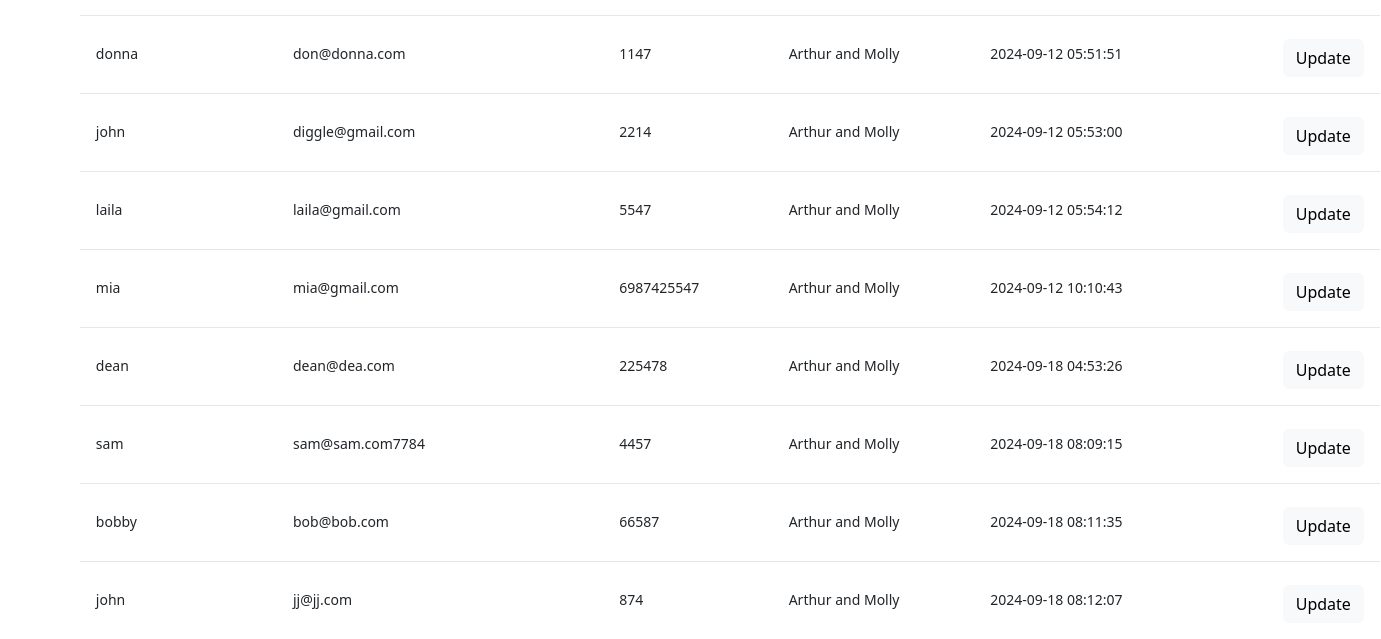
/users (lower part), run on an earlier commit of the app's database.
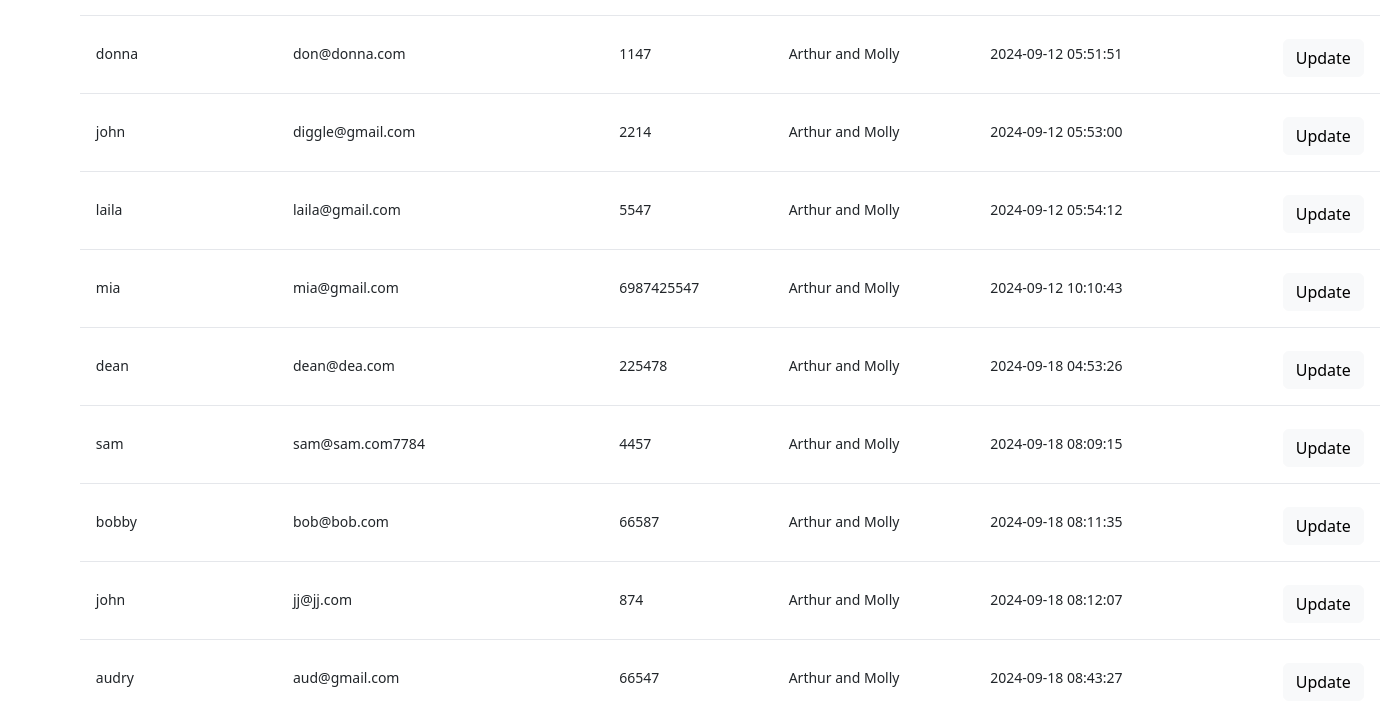
And on a later commit of the database.
### app.py (models this page shows)
class User(db.Model, UserMixin):
    user_id = db.Column(db.Integer, primary_key=True, autoincrement=True)
    email = db.Column(db.String(100),unique=True)
    password_hash = db.Column(db.String(500))
    first_name = db.Column(db.String(100),nullable=False)
    middle_name = db.Column(db.String(100),nullable=False)
    last_name = db.Column(db.String(100))
    contact_no =  db.Column(db.String(100),nullable=False)
    alt_contact_no = db.Column(db.String(100), nullable=True, default=None)
    company_id = mapped_column(Integer, ForeignKey("company.comp_id"))
    company = relationship("Company",backref=backref('users', lazy=True))
    is_deleted = db.Column(db.Boolean, default=False)
    created_by = db.Column(db.String(100), nullable=False)
    created_dt = db.Column(db.DateTime(timezone=True), server_default=func.now())
    updated_by = db.Column(db.String(100), nullable=False)
    updated_dt = db.Column(db.DateTime(timezone=True), server_default=func.now())

### app.py (the view)
@app.route('/users',methods=['GET', 'POST'] )
def users():
    user_list = User.query.all()
    return render_template('partials/table.html', users=user_list)

### templates/partials/table.html (shortened to what this page needs)
{% extends 'base.html' %}
{% block content %}
<!DOCTYPE html>
<html lang="en">
<head>
  <link href="https://unpkg.com/tailwindcss@^2/dist/tailwind.min.css" rel="stylesheet">
  <link href="https://cdn.jsdelivr.net/npm/bootstrap@5.3.3/dist/css/bootstrap.min.css" rel="stylesheet">
</head>
<body>
<div>
  <section class="section">
    <div id="table1">
      <table class="table2" id="results">
        <tbody id="results" class="divide-y divide-white-100">
          {% for user in users %}
          <tr class="bg-white-200">
            <td class="p-3 text-sm text-black-700 whitespace-nowrap">{{ user.first_name }}</td>
            <td class="p-3 text-sm text-black-700 whitespace-nowrap">{{ user.email }}</td>
            <td class="p-3 text-sm text-black-700 whitespace-nowrap">{{ user.contact_no }}</td>
            <td class="p-3 text-sm text-black-700 whitespace-nowrap">{{ user.created_by }}</td>
            <td class="p-3 text-sm text-black-700 whitespace-nowrap">{{ user.created_dt }}</td>
            <td class="p-3 text-sm text-black-700 whitespace-nowrap">
              <a id="{{user.user_id}}" x-data="{usedKeyboard: false}" @keydown.window.tab="usedKeyboard = true" role="button" @click="$dispatch('open-menu', {open: true, user_id: $event.target.id});"  class="btn btn-light" style="float: right;">Update</a>
            </td>
          </tr>
          {% endfor %}
        </tbody>
      </table>
    </div>
  </section>
</div>
</body>
{% endblock %}

What changed in the data, as far as the page shows it:
added User: first_name "audry", email "aud@gmail.com", contact_no "66547", created_by "Arthur and Molly", created_dt "2024-09-18 08:43:27"
